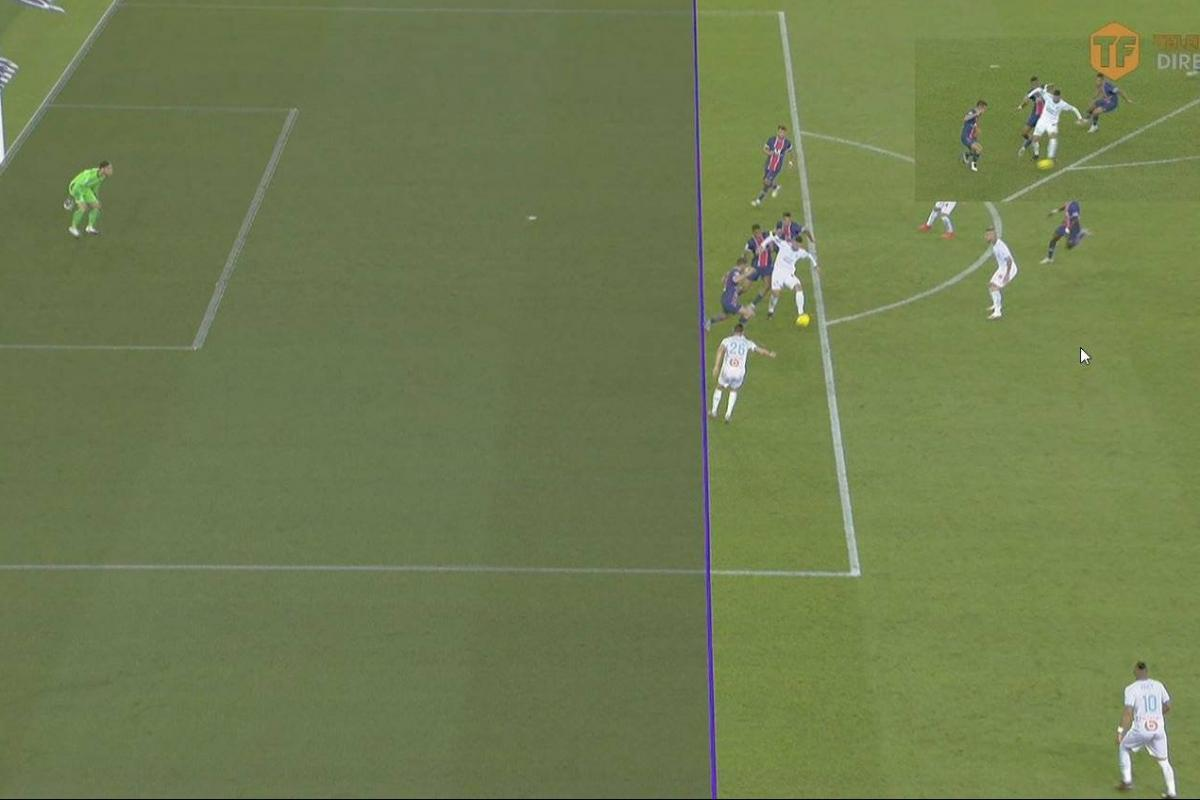
#> input picture teste1.jpg, 1200 x 800 px
$ python -i line_detector.py   (imports and definitions only)
#> lines starting #> are read from the running program, lines starting #| are printed output that depends on the picture; after the words box and inside, x2 and y2 are one past the last pixel; in counts of white or black regions, pixels touching at a corner belong together
#> further down, picture is the input picture: shape (800, 1200, 3); mean B, G, R 79.9, 124.6, 111.6
import cv2
import numpy as np

# Classe responsável por segmentar o gramado e detectar as linhas de marcação do campo.
class LineDetector:
    def __init__(self):
        pass

    # Cria uma máscara binária para isolar o gramado verde e eliminar ruídos das arquibancadas.
    def isolar_gramado(self, imagem):
        hsv = cv2.cvtColor(imagem, cv2.COLOR_BGR2HSV)
#> hsv: shape (800, 1200, 3); mean H, S, V 40.3, 92.9, 125.1
        lower_green = np.array([30, 40, 40])
        upper_green = np.array([90, 255, 255])
        mask = cv2.inRange(hsv, lower_green, upper_green)
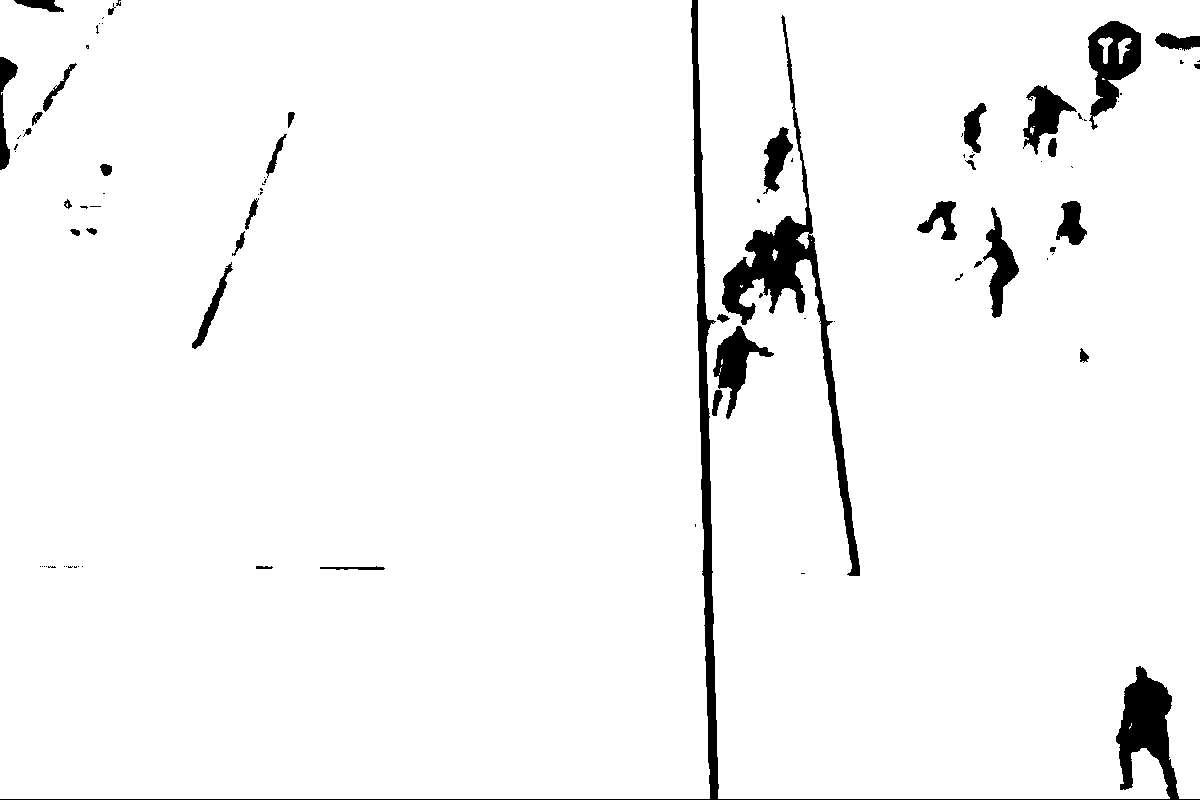
#> mask: shape (800, 1200); 96.3% white; 89 black regions (52 under 20 px), largest, box (x1, y1, x2, y2) and area: (0, 0, 1200, 800) 12020, (722, 15, 860, 576) 8026, (1088, 21, 1141, 130) 2879

        kernel = cv2.getStructuringElement(cv2.MORPH_ELLIPSE, (15, 15))
        mask = cv2.morphologyEx(mask, cv2.MORPH_CLOSE, kernel)
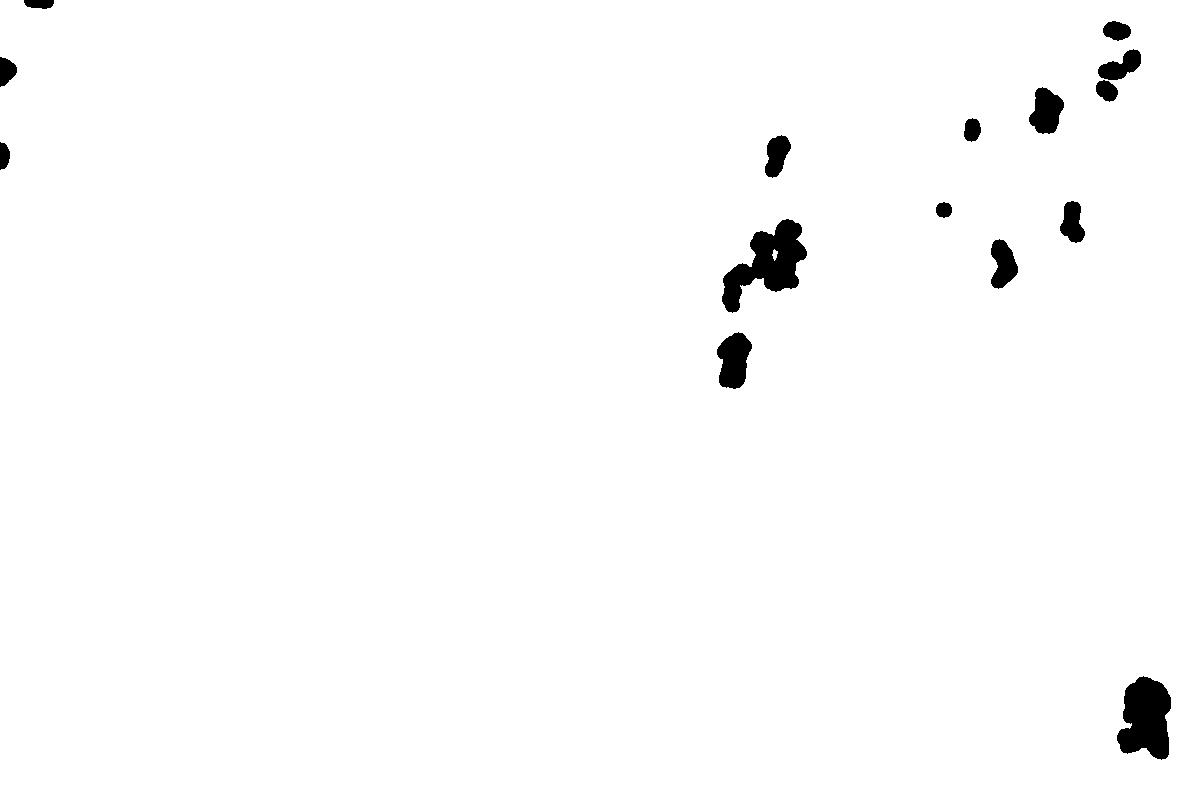
#> mask: shape (800, 1200); 98.5% white; 15 black regions, largest, box (x1, y1, x2, y2) and area: (722, 219, 807, 313) 3719, (1117, 676, 1171, 760) 3269, (717, 332, 752, 389) 1408
        return mask

    # Detecta os cantos da grande área aplicando Canny e HoughLines (com fallbacks para evitar quebras).
    def detectar_cantos_grande_area(self, imagem):
        mascara_gramado = self.isolar_gramado(imagem)
        gray = cv2.cvtColor(imagem, cv2.COLOR_BGR2GRAY)
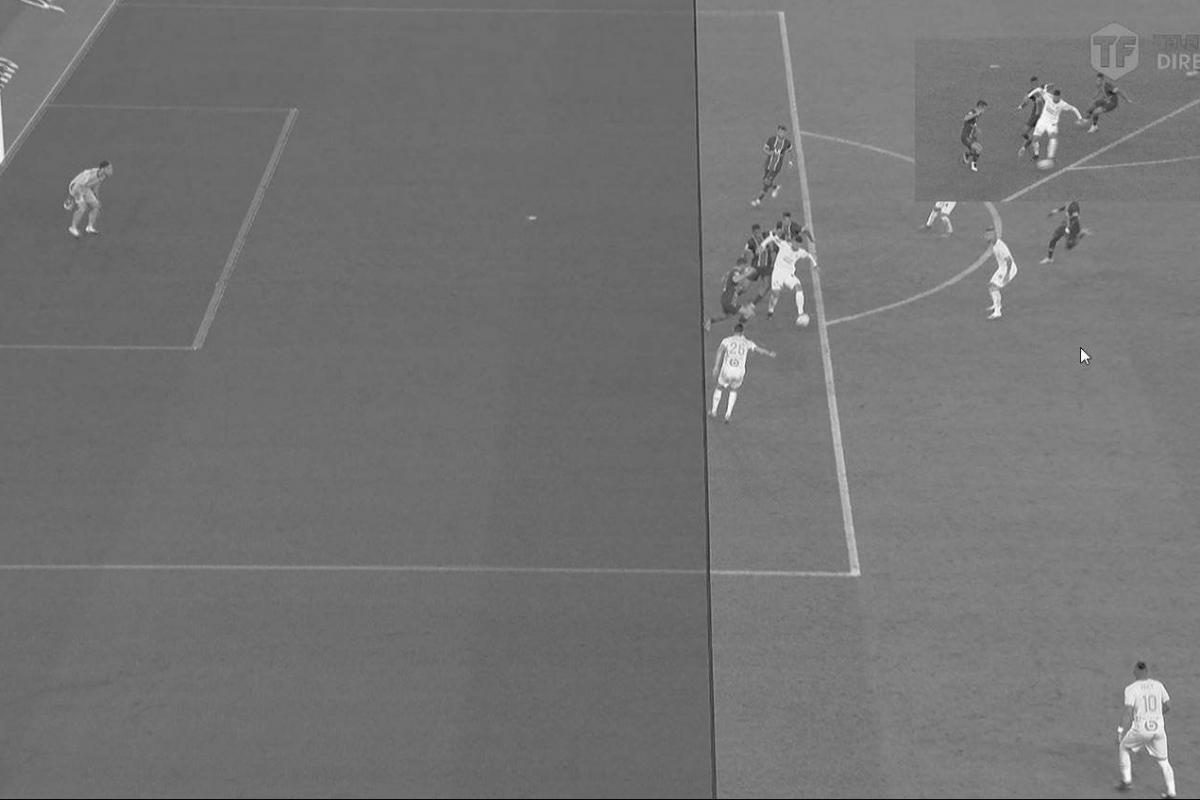
#> gray: shape (800, 1200); min 0, max 255, mean 115.7
        gray_gramado = cv2.bitwise_and(gray, gray, mask=mascara_gramado)

        edges = cv2.Canny(cv2.GaussianBlur(gray_gramado, (5, 5), 0), 50, 150)
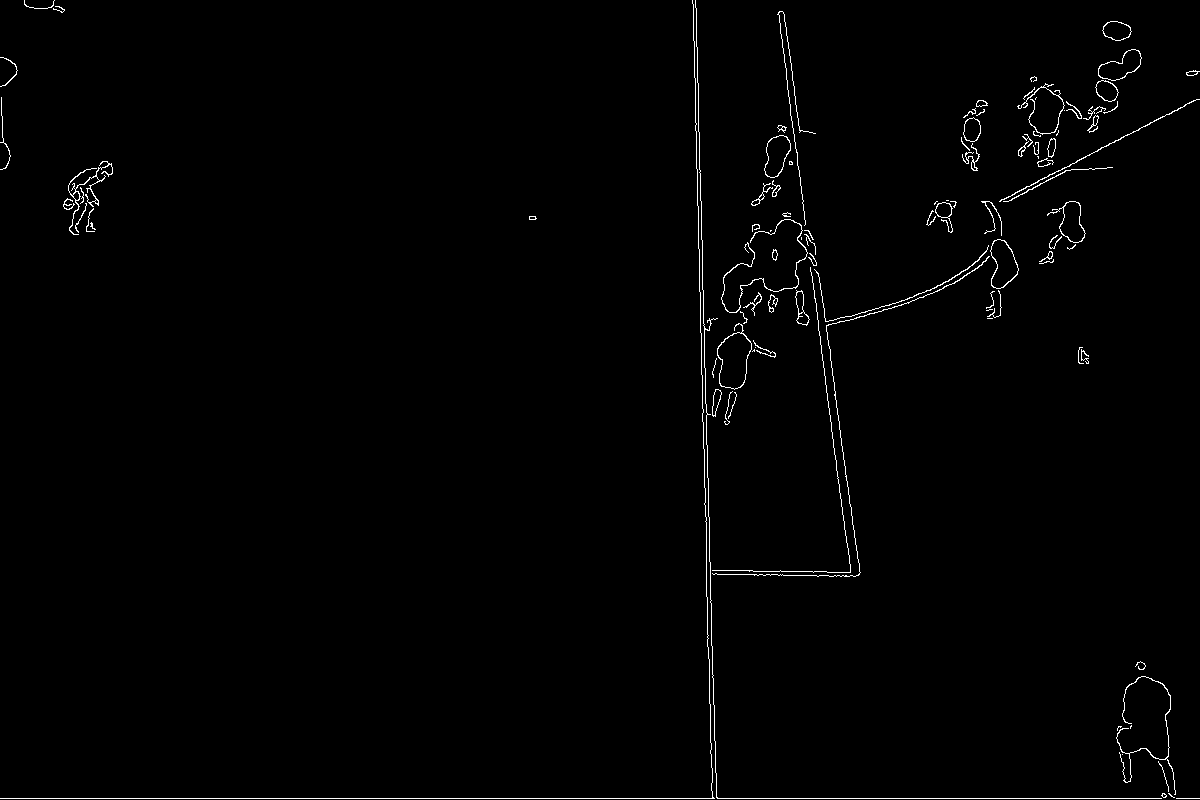
#> edges: shape (800, 1200); 1% white in thin lines or dots
        linhas = cv2.HoughLinesP(edges, 1, np.pi/180, threshold=100, minLineLength=100, maxLineGap=20)
#> linhas = 16 rows, first 6: [0, 798, 1199, 798], [705, 488, 708, 658], [700, 321, 704, 463], [695, 104, 698, 218], [708, 506, 711, 619], [813, 239, 860, 572]

        h, w = imagem.shape[:2]
#> h = 800; w = 1200

        return [
            (int(w*0.2), int(h*0.4)), # Top-Left
            (int(w*0.8), int(h*0.4)), # Top-Right
            (int(w*0.9), int(h*0.9)), # Bottom-Right
            (int(w*0.1), int(h*0.9))  # Bottom-Left
        ]

>>> import cv2
>>> picture = cv2.imread('../teste1.jpg')
>>> result = LineDetector().detectar_cantos_grande_area(picture)
#> result = [(240, 320), (960, 320), (1080, 720), (120, 720)]

$ run again, on teste3.jpg
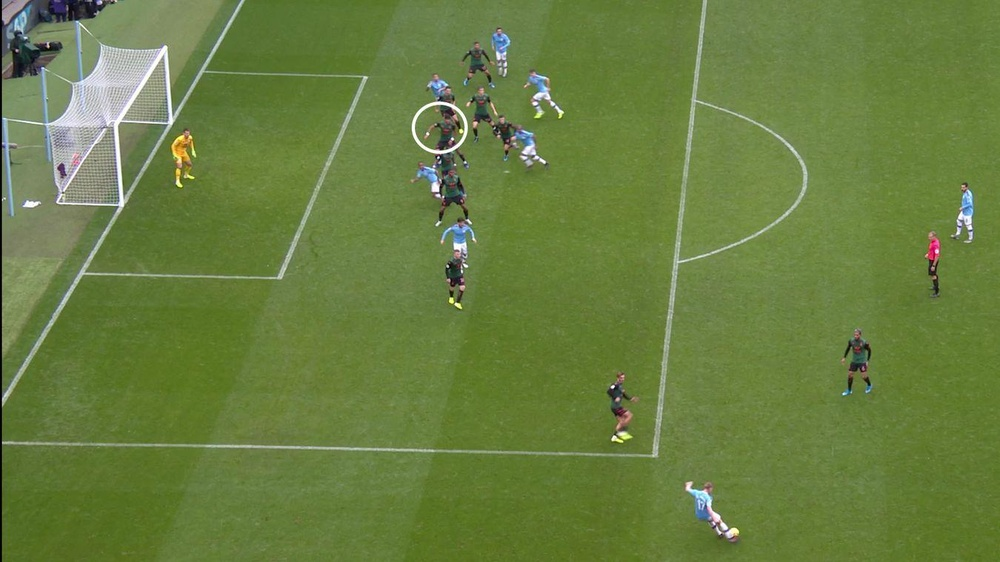
#> input picture teste3.jpg, 1000 x 562 px, shrunk from 1350 x 759 before the run
#> picture is the input picture: shape (562, 1000, 3); mean B, G, R 64.5, 126.4, 104.5
#> hsv: shape (562, 1000, 3); mean H, S, V 42.9, 130, 127
#> in isolar_gramado, `mask = cv2.inRange(hsv, lower_green, upper_green)`:
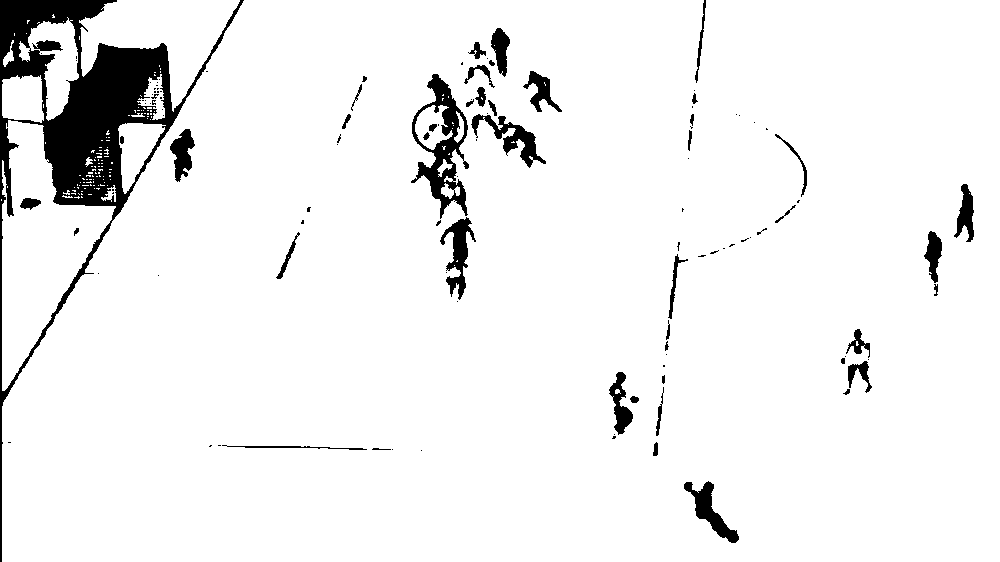
#> mask: shape (562, 1000); 94% white; 116 black regions (70 under 20 px), largest, box (x1, y1, x2, y2) and area: (0, 0, 244, 562) 20198, (411, 74, 469, 219) 2928, (471, 114, 546, 168) 1161
#> in detectar_cantos_grande_area, `edges = cv2.Canny(cv2.GaussianBlur(gray_gramado, (5, 5), 0), 50, 150)`:
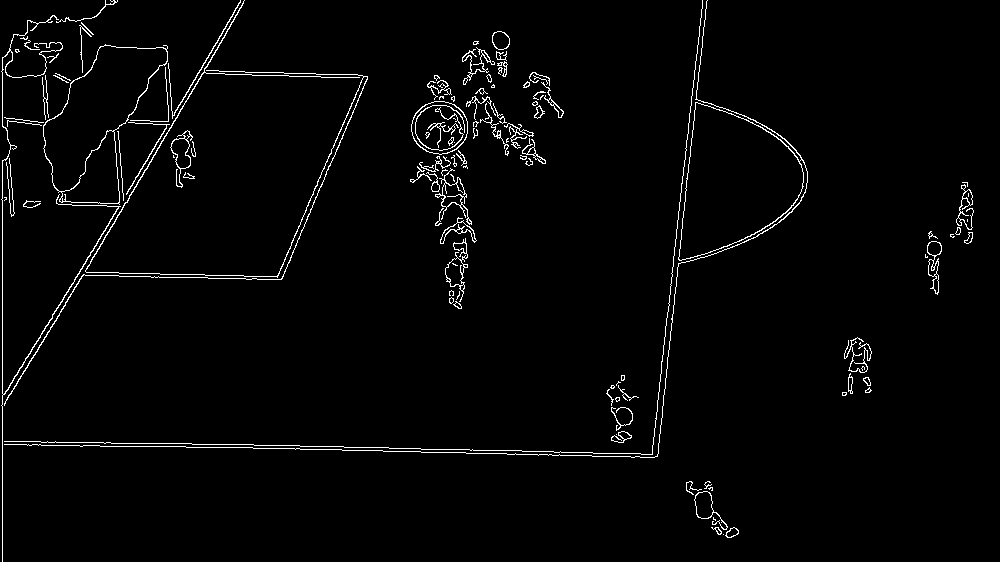
#> edges: shape (562, 1000); 2.3% white in thin lines or dots
#> linhas = 18 rows, first 6: [2, 561, 2, 160], [8, 389, 232, 16], [4, 444, 151, 446], [658, 453, 706, 1], [4, 405, 210, 61], [300, 446, 472, 449]
#> result = [(200, 224), (800, 224), (900, 505), (100, 505)]
